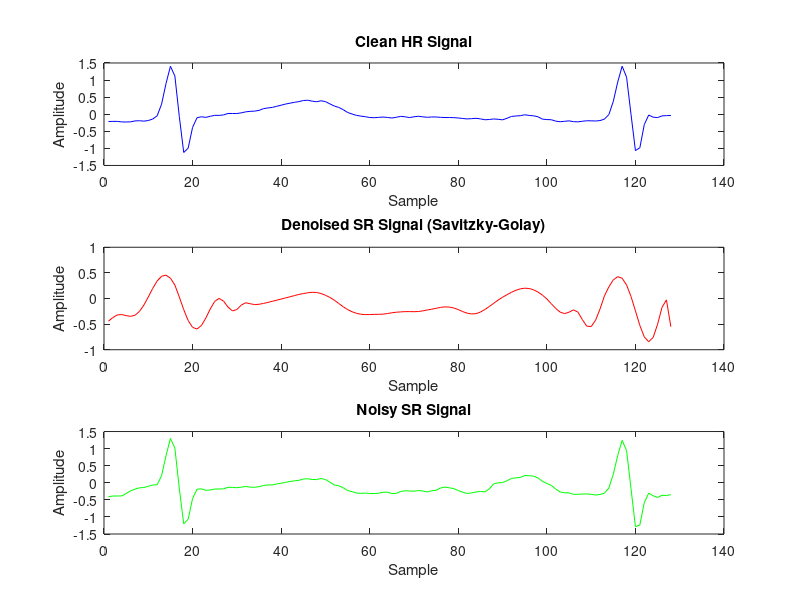

This chart was generated by the following MATLAB code:
% Load the clean signal
data_HR = load('sig_HR.mat');
sig_HR = data_HR.sig_HR;

% Load the noisy signal
data_SR = load('sig_SR.mat');
sig_SR = data_SR.sig_SR;

% Apply Savitzky-Golay filtering
polynomial_order = 8;
frame_size = 31;

% Perform Savitzky-Golay filtering on sig_SR
denoised_SR = sgolayfilt(sig_SR, polynomial_order, frame_size);

% Plot clean HR signal, denoised SR signal, and noisy SR signal
figure;
subplot(3,1,1);
plot(sig_HR, 'b');
title('Clean HR Signal');
xlabel('Sample');
ylabel('Amplitude');

subplot(3,1,2);
plot(denoised_SR, 'r');
title('Denoised SR Signal (Savitzky-Golay)');
xlabel('Sample');
ylabel('Amplitude');

subplot(3,1,3);
plot(sig_SR, 'g');
title('Noisy SR Signal');
xlabel('Sample');
ylabel('Amplitude');
